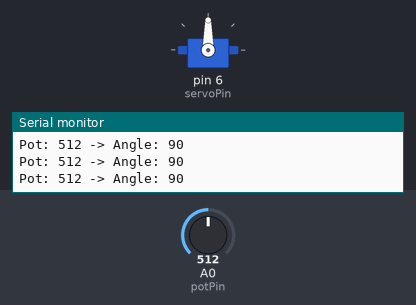
Bench run of a sketch on a simulated Arduino Uno, built with avr-gcc and run on an emulated ATmega328P. Shown: servo, the last lines printed to the serial monitor. The inputs (shaded band) are chosen by the test bench; at power-on: A0 (potPin) = 512.

Above: at 1.2 s.
1.3 s: A0 (potPin) set to 557
At 2.7 s:
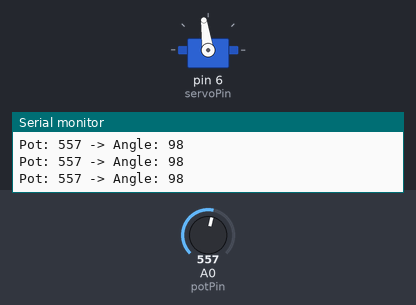
4.3 s: A0 (potPin) set to 579
At 4.6 s:
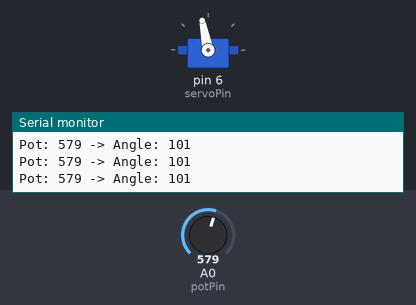
5.8 s: A0 (potPin) set to 306
At 6.6 s:
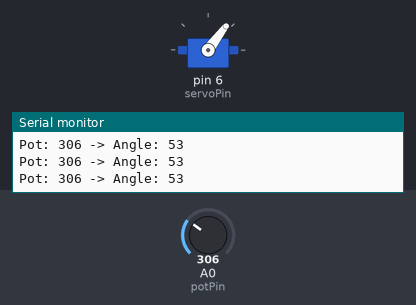
7.3 s: A0 (potPin) set to 106
At 8.3 s:
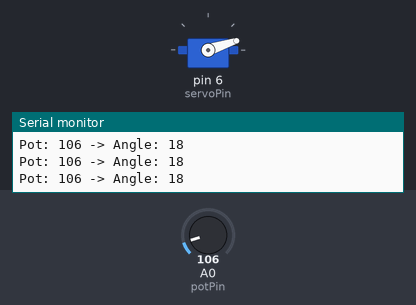
8.8 s: A0 (potPin) set to 88
At 9.6 s:
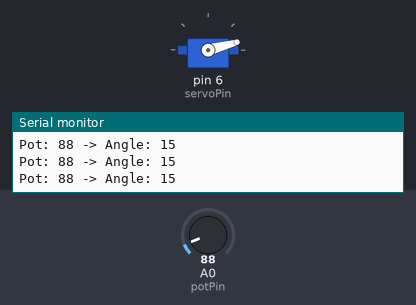
11.8 s: A0 (potPin) set to 716
At 13.1 s:
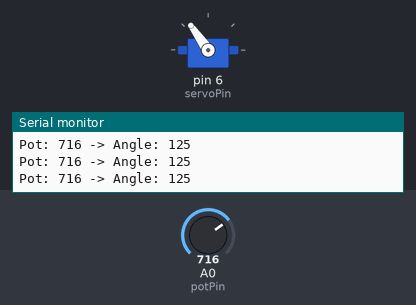
Timing chart, 0 to 14.3 s (numbered marks = the images above; inputs shaded):
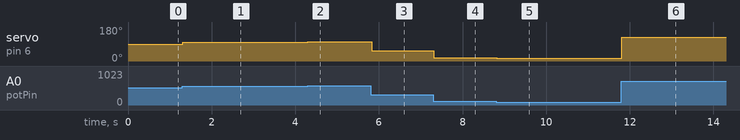

Measured:
- after the input at 1.3 s, servo on pin 6 (servoPin): 90° → 98° at once
- after the input at 4.3 s, servo on pin 6 (servoPin): 98° → 101° at once
- after the input at 5.8 s, servo on pin 6 (servoPin): 101° → 53° at once
- after the input at 7.3 s, servo on pin 6 (servoPin): 53° → 18° at once
- after the input at 8.8 s, servo on pin 6 (servoPin): 18° → 15° at once
- after the input at 11.8 s, servo on pin 6 (servoPin): 15° → 125° at once

The sketch:

servo_motor_control_with_potentiometer.ino
```cpp
#include <Servo.h>  // Include Servo library

Servo myServo;  // Create Servo object

int servoPin = 6;  // Pin connected to the servo
int potValue;  // Variable to store potentiometer value
int potPin = A0;  // Pin connected to the potentiometer

void setup(){
  myServo.attach(servoPin);  // Attach the servo to the specified pin
  Serial.begin(9600);        // Initialize serial communication
}

void loop(){
  potValue = analogRead(potPin);  // Read the potentiometer value (0-1023)
  int servoAngle = map(potValue, 0, 1023, 0, 180);  // Map potentiometer value to servo angle (0-180)
  myServo.write(servoAngle);  // Set the servo angle based on the potentiometer value

  // Print values to Serial Monitor
  Serial.print("Pot: ");
  Serial.print(potValue);
  Serial.print(" -> Angle: ");
  Serial.println(servoAngle);

  delay(15);  // Short delay to smooth movement
}
```
